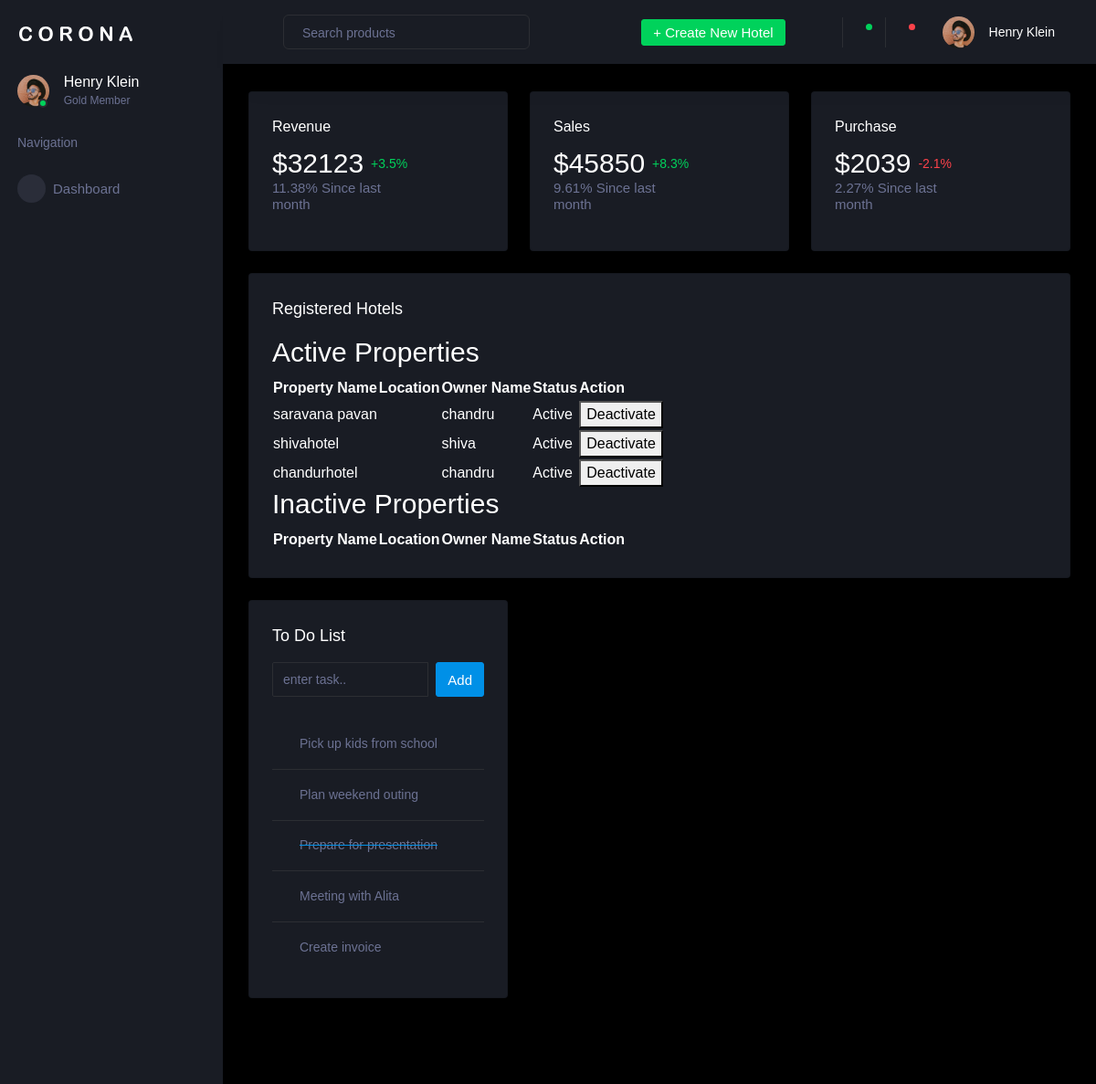
Page /admin_property_list/ on the committed database.
### admin_backend/models.py (models this page shows, shortened)
class HotelUsers(models.Model):
    user = models.ForeignKey(settings.AUTH_USER_MODEL, on_delete=models.SET_DEFAULT, default=1, related_name='hotels')
    property_name = models.CharField(max_length=50,unique=True)
    owner_name = models.CharField(max_length=50)
    email = models.EmailField()
    mobile = models.IntegerField()
    logo = models.ImageField(upload_to="logos/",null=True,blank=True)
    address = models.CharField(max_length=200)
    city = models.CharField(max_length=20)
    state = models.CharField(max_length=20)
    sales_executive = models.CharField(max_length=50,null=True)
    amount = models.FloatField(null=True)
    tax = models.FloatField(null=True)
    total_amount = models.FloatField(null=True)
    duration = models.CharField(choices=Duration,max_length=100)
    website = models.URLField(max_length=200)
    agreement = models.ImageField(upload_to="agreements/",null=True,blank=True)
    qr_code = models.ImageField(upload_to="qr", null=True,blank=True)
    is_active = models.BooleanField(default=True)

### admin_backend/views.py (the view)
# urls.py: path('admin_property_list/', property_list, name='property_list'),
def property_list(request):
    properties = HotelUsers.objects.all()
    active_properties = HotelUsers.objects.filter(is_active=True)
    inactive_properties = HotelUsers.objects.filter(is_active=False)
    return render(request, 'admin/property_list.html', {'properties': properties,'active_properties': active_properties, 'inactive_properties': inactive_properties})

### templates/admin/property_list.html (shortened to what this page needs)
{% load static %}
<!DOCTYPE html>
<html lang="en">
  <head>
    <link rel="stylesheet" href="{% static 'assets/vendors/mdi/css/materialdesignicons.min.css' %}">
    <link rel="stylesheet" href="{% static 'assets/vendors/css/vendor.bundle.base.css' %}">
    <link rel="stylesheet" href="{% static 'assets/vendors/jvectormap/jquery-jvectormap.css' %}">
    <link rel="stylesheet" href="{% static 'assets/vendors/flag-icon-css/css/flag-icon.min.css' %}">
    <link rel="stylesheet" href="{% static 'assets/vendors/owl-carousel-2/owl.carousel.min.css' %}">
    <link rel="stylesheet" href="{% static 'assets/vendors/owl-carousel-2/owl.theme.default.min.css' %}">
    <link rel="stylesheet" href="{% static 'assets/css/style.css' %}">
  </head>
  <body>
    <div class="container-scroller">
      <nav class="sidebar sidebar-offcanvas" id="sidebar">
        <div class="sidebar-brand-wrapper d-none d-lg-flex align-items-center justify-content-center fixed-top">
          <a class="sidebar-brand brand-logo" href="index.html"><img src="assets/images/logo.svg" alt="logo" /></a>
        </div>
        <ul class="nav">
          <li class="nav-item profile">
            <div class="profile-desc">
              <div class="profile-pic">
                <div class="count-indicator">
                  <img class="img-xs rounded-circle " src="{% static 'assets/images/faces/face15.jpg' %}" alt="">
                  <span class="count bg-success"></span>
                </div>
                <div class="profile-name">
                  <h5 class="mb-0 font-weight-normal">Henry Klein</h5>
                  <span>Gold Member</span>
                </div>
              </div>
              <a href="#" id="profile-dropdown" data-toggle="dropdown"><i class="mdi mdi-dots-vertical"></i></a>
            </div>
          </li>
          <li class="nav-item nav-category">
            <span class="nav-link">Navigation</span>
          </li>
          <li class="nav-item menu-items">
            <a class="nav-link" href="index.html">
              <span class="menu-icon">
                <i class="mdi mdi-speedometer"></i>
              </span>
              <span class="menu-title">Dashboard</span>
            </a>
          </li>
        </ul>
      </nav>
      <div class="container-fluid page-body-wrapper">
        <nav class="navbar p-0 fixed-top d-flex flex-row">
          <div class="navbar-menu-wrapper flex-grow d-flex align-items-stretch">
            <button class="navbar-toggler navbar-toggler align-self-center" type="button" data-toggle="minimize">
              <span class="mdi mdi-menu"></span>
            </button>
            <ul class="navbar-nav w-100">
              <li class="nav-item w-100">
                <form class="nav-link mt-2 mt-md-0 d-none d-lg-flex search">
                  <input type="text" class="form-control" placeholder="Search products">
                </form>
              </li>
            </ul>
            <ul class="navbar-nav navbar-nav-right">
              <li class="nav-item dropdown d-none d-lg-block">
                <a class="nav-link btn btn-success create-new-button"  href="{% url 'property_create' %}">+ Create New Hotel</a>
              </li>
              <li class="nav-item nav-settings d-none d-lg-block">
                <a class="nav-link" href="#">
                  <i class="mdi mdi-view-grid"></i>
                </a>
              </li>
              <li class="nav-item dropdown border-left">
                <a class="nav-link count-indicator dropdown-toggle" id="messageDropdown" href="#" data-toggle="dropdown" aria-expanded="false">
                  <i class="mdi mdi-email"></i>
                  <span class="count bg-success"></span>
                </a>
              </li>
              <li class="nav-item dropdown border-left">
                <a class="nav-link count-indicator dropdown-toggle" id="notificationDropdown" href="#" data-toggle="dropdown">
                  <i class="mdi mdi-bell"></i>
                  <span class="count bg-danger"></span>
                </a>
              </li>
              <li class="nav-item dropdown">
                <a class="nav-link" id="profileDropdown" href="#" data-toggle="dropdown">
                  <div class="navbar-profile">
                    <img class="img-xs rounded-circle" src="{% static 'assets/images/faces/face15.jpg' %}" alt="">
                    <p class="mb-0 d-none d-sm-block navbar-profile-name">Henry Klein</p>
                    <i class="mdi mdi-menu-down d-none d-sm-block"></i>
                  </div>
                </a>
              </li>
            </ul>
          </div>
        </nav>
        <div class="main-panel">
          <div class="content-wrapper">
            <div class="row">
              <div class="col-sm-4 grid-margin">
                <div class="card">
                  <div class="card-body">
                    <h5>Revenue</h5>
                    <div class="row">
                      <div class="col-8 col-sm-12 col-xl-8 my-auto">
                        <div class="d-flex d-sm-block d-md-flex align-items-center">
                          <h2 class="mb-0">$32123</h2>
                          <p class="text-success ml-2 mb-0 font-weight-medium">+3.5%</p>
                        </div>
                        <h6 class="text-muted font-weight-normal">11.38% Since last month</h6>
                      </div>
                      <div class="col-4 col-sm-12 col-xl-4 text-center text-xl-right">
                        <i class="icon-lg mdi mdi-codepen text-primary ml-auto"></i>
                      </div>
                    </div>
                  </div>
                </div>
              </div>
              <div class="col-sm-4 grid-margin">
                <div class="card">
                  <div class="card-body">
                    <h5>Sales</h5>
                    <div class="row">
                      <div class="col-8 col-sm-12 col-xl-8 my-auto">
                        <div class="d-flex d-sm-block d-md-flex align-items-center">
                          <h2 class="mb-0">$45850</h2>
                          <p class="text-success ml-2 mb-0 font-weight-medium">+8.3%</p>
                        </div>
                        <h6 class="text-muted font-weight-normal"> 9.61% Since last month</h6>
                      </div>
                      <div class="col-4 col-sm-12 col-xl-4 text-center text-xl-right">
                        <i class="icon-lg mdi mdi-wallet-travel text-danger ml-auto"></i>
                      </div>
                    </div>
                  </div>
                </div>
              </div>
              <div class="col-sm-4 grid-margin">
                <div class="card">
                  <div class="card-body">
                    <h5>Purchase</h5>
                    <div class="row">
                      <div class="col-8 col-sm-12 col-xl-8 my-auto">
                        <div class="d-flex d-sm-block d-md-flex align-items-center">
                          <h2 class="mb-0">$2039</h2>
                          <p class="text-danger ml-2 mb-0 font-weight-medium">-2.1% </p>
                        </div>
                        <h6 class="text-muted font-weight-normal">2.27% Since last month</h6>
                      </div>
                      <div class="col-4 col-sm-12 col-xl-4 text-center text-xl-right">
                        <i class="icon-lg mdi mdi-monitor text-success ml-auto"></i>
                      </div>
                    </div>
                  </div>
                </div>
              </div>
            </div>
            <div class="row ">
              <div class="col-12 grid-margin">
                <div class="card">
                  <div class="card-body">
                    <h4 class="card-title">Registered Hotels</h4>
                    <div class="table-responsive">
                      <h2>Active Properties</h2>
    <table>
        <thead>
            <tr>
                <th>Property Name</th>
                <th>Location</th>
                <th>Owner Name</th>
                <th>Status</th>
                <th>Action</th>
            </tr>
        </thead>
        <tbody>
            {% for property in active_properties %}
            <tr>
                <td>{{ property.property_name }}</td>
                <td>{{ property.location }}</td>
                <td>{{ property.owner_name }}</td>
                <td>Active</td>
                <td>
                    <form action="{% url 'property_deactivate' property.pk %}" method="post">
                        <button type="submit">Deactivate</button>
                    </form>
                </td>
            </tr>
            {% endfor %}
        </tbody>
    </table>
    <h2>Inactive Properties</h2>
    <table>
        <thead>
            <tr>
                <th>Property Name</th>
                <th>Location</th>
                <th>Owner Name</th>
                <th>Status</th>
                <th>Action</th>
            </tr>
        </thead>
    </table>
                    </div>
                  </div>
                </div>
              </div>
            </div>
            <div class="row">
              <div class="col-md-12 col-xl-4 grid-margin stretch-card">
                <div class="card">
                  <div class="card-body">
                    <h4 class="card-title">To do list</h4>
                    <div class="add-items d-flex">
                      <input type="text" class="form-control todo-list-input" placeholder="enter task..">
                      <button class="add btn btn-primary todo-list-add-btn">Add</button>
                    </div>
                    <div class="list-wrapper">
                      <ul class="d-flex flex-column-reverse text-white todo-list todo-list-custom">
                        <li>
                          <div class="form-check form-check-primary">
                            <label class="form-check-label">
                              <input class="checkbox" type="checkbox"> Create invoice </label>
                          </div>
                          <i class="remove mdi mdi-close-box"></i>
                        </li>
                        <li>
                          <div class="form-check form-check-primary">
                            <label class="form-check-label">
                              <input class="checkbox" type="checkbox"> Meeting with Alita </label>
                          </div>
                          <i class="remove mdi mdi-close-box"></i>
                        </li>
                        <li class="completed">
                          <div class="form-check form-check-primary">
                            <label class="form-check-label">
                              <input class="checkbox" type="checkbox" checked> Prepare for presentation </label>
                          </div>
                          <i class="remove mdi mdi-close-box"></i>
                        </li>
                        <li>
                          <div class="form-check form-check-primary">
                            <label class="form-check-label">
                              <input class="checkbox" type="checkbox"> Plan weekend outing </label>
                          </div>
                          <i class="remove mdi mdi-close-box"></i>
                        </li>
                        <li>
                          <div class="form-check form-check-primary">
                            <label class="form-check-label">
                              <input class="checkbox" type="checkbox"> Pick up kids from school </label>
                          </div>
                          <i class="remove mdi mdi-close-box"></i>
                        </li>
                      </ul>
                    </div>
                  </div>
                </div>
              </div>
            </div>
          </div>
          <footer class="footer">
          </footer>
        </div>
      </div>
    </div>
  </body>
</html>

### rows in the picture
HotelUsers: property_name "saravana pavan", owner_name "chandru"
HotelUsers: property_name "shivahotel", owner_name "shiva"
HotelUsers: property_name "chandurhotel", owner_name "chandru"
